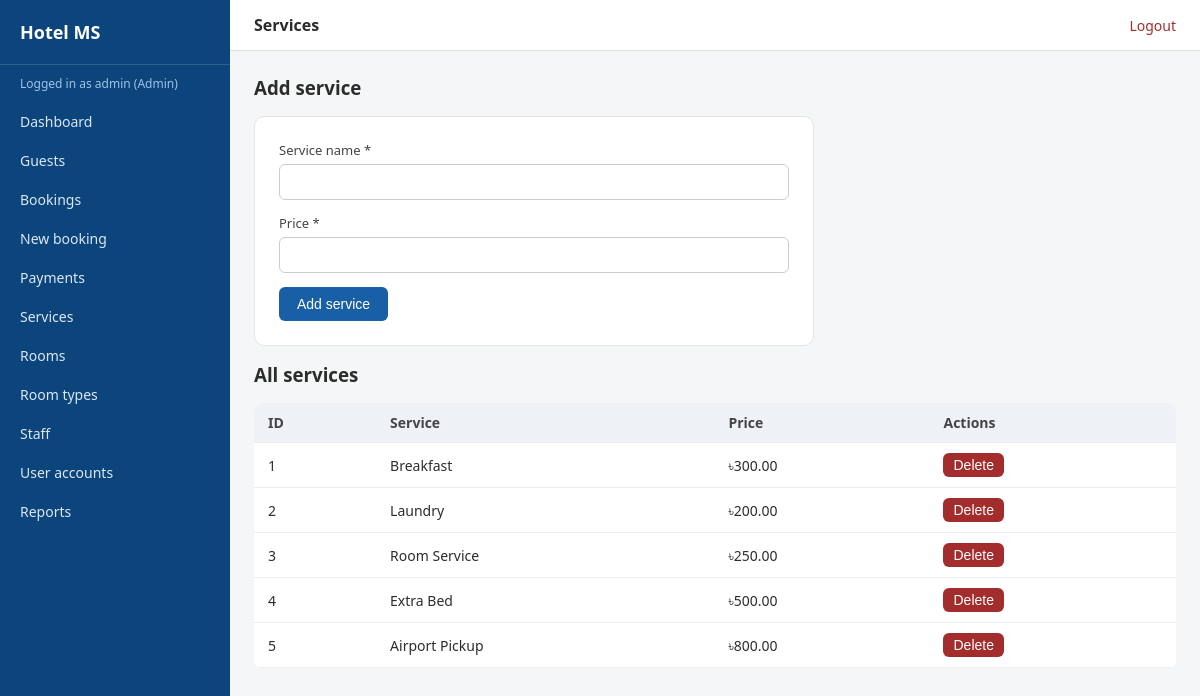
The page /services/list.php (signed in) on the database its author committed.
### tables this page shows
CREATE TABLE Service (
    ServiceID INT AUTO_INCREMENT PRIMARY KEY,
    ServiceName VARCHAR(50) NOT NULL,
    Price DECIMAL(10,2) NOT NULL
);

### includes/functions.php (called while the page is built, shortened)
<?php
function e($str) {
    return htmlspecialchars($str ?? '', ENT_QUOTES, 'UTF-8');
}
function money($n) {
    return number_format((float)$n, 2);
}

### services/list.php (the view, shortened to what this page needs)
<?php
require_once __DIR__ . '/../includes/init.php';
$services = $pdo->query("SELECT * FROM Service ORDER BY ServiceID")->fetchAll();
require __DIR__ . '/../includes/header.php';
require __DIR__ . '/../includes/sidebar.php';
?>
<?php if ($role === 'Admin'): ?>
<h3>Add service</h3>
<form class="form-box mt" method="post">
  <div class="form-group"><label>Service name *</label><input type="text" name="service_name" required></div>
  <div class="form-group"><label>Price *</label><input type="number" step="0.01" name="price" required></div>
  <button class="btn" type="submit">Add service</button>
</form>
<?php endif; ?>
<h3 class="mt">All services</h3>
<table class="mt">
<tr><th>ID</th><th>Service</th><th>Price</th><?php if($role==='Admin'):?><th>Actions</th><?php endif;?></tr>
<?php foreach ($services as $s): ?>
<tr>
  <td><?= $s['ServiceID'] ?></td><td><?= e($s['ServiceName']) ?></td><td>৳<?= money($s['Price']) ?></td>
  <?php if ($role === 'Admin'): ?>
  <td>
    <form method="post" onsubmit="return confirm('Delete this service?')">
      <button class="btn btn-danger" type="submit" style="padding:4px 10px">Delete</button>
    </form>
  </td>
  <?php endif; ?>
</tr>
<?php endforeach; ?>
</table>
<?php require __DIR__ . '/../includes/footer.php'; ?>

### assets/css/style.css (style rules this page uses)
* { box-sizing: border-box; margin: 0; padding: 0; }
body { font-family: 'Segoe UI', Arial, sans-serif; background: #f4f6f8; color: #2c2c2a; }
table { width: 100%; border-collapse: collapse; background: #fff; border-radius: 8px; overflow: hidden; }
th, td { text-align: left; padding: 10px 14px; border-bottom: 1px solid #edece7; font-size: 14px; }
th { background: #eef2f6; color: #444; font-weight: 600; }
.form-box { background: #fff; padding: 24px; border-radius: 10px; max-width: 560px; border: 1px solid #e5e5e0; }
.form-group { margin-bottom: 14px; }
label { display: block; font-size: 13px; margin-bottom: 5px; color: #444; }
input, select, textarea { width: 100%; padding: 9px 10px; border: 1px solid #ccc; border-radius: 6px; font-size: 14px; }
.btn { display: inline-block; background: #185fa5; color: #fff; border: none; padding: 9px 18px; border-radius: 6px; cursor: pointer; font-size: 14px; }
.btn-danger { background: #a32d2d; }
.mt { margin-top: 16px; }

### rows shown on the page
service: ServiceID "1", ServiceName "Breakfast", Price "300.00"
service: ServiceID "2", ServiceName "Laundry", Price "200.00"
service: ServiceID "3", ServiceName "Room Service", Price "250.00"
service: ServiceID "4", ServiceName "Extra Bed", Price "500.00"
service: ServiceID "5", ServiceName "Airport Pickup", Price "800.00"

### other values the page prints
$_SESSION['user']['Username'] "admin"
$role "Admin"
$pageTitle "Services"
